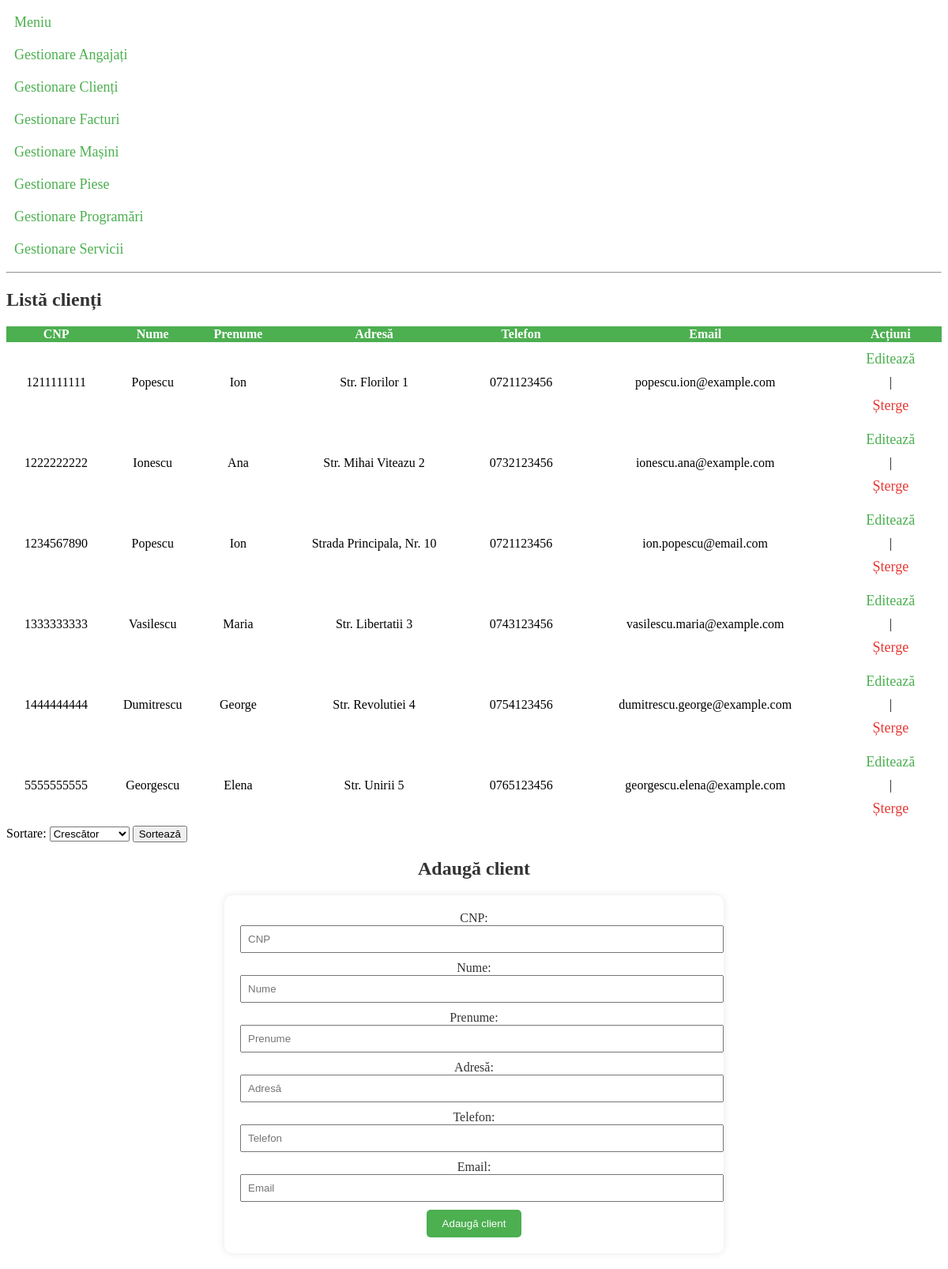
The app's page /?page=GestionareClienti with its own data.
### tables this page shows
CREATE TABLE CLIENT (
  CNP_CLIENT BIGINT NOT NULL PRIMARY KEY,
  NUME VARCHAR(50) NOT NULL,
  PRENUME VARCHAR(50) NOT NULL,
  ADRESA VARCHAR(255),
  TELEFON VARCHAR(20),
  EMAIL VARCHAR(50)
);

### GestionareClienti.php (the view, shortened to what this page needs)
<?php
$db = new mysqli("localhost", "root", "", "serviceauto");
function afiseazaClienti($db, $sortOrder = 'ASC') {
    $query = "SELECT * FROM client ORDER BY CNP_CLIENT $sortOrder";
    $rezultate = $db->query($query);
    $output = "<h2 style='color: #333;'>Listă clienți</h2>";
    if ($rezultate->num_rows > 0) {
        $output .= "<table style='width: 100%; border-collapse: collapse;'>";
        $output .= "<tr style='background-color: #4CAF50; color: white;'>";
        $output .= "<th>CNP</th>";
        $output .= "<th>Nume</th>";
        $output .= "<th>Prenume</th>";
        $output .= "<th>Adresă</th>";
        $output .= "<th>Telefon</th>";
        $output .= "<th>Email</th>";
        $output .= "<th>Acțiuni</th>";
        $output .= "</tr>";
        while ($rand = $rezultate->fetch_assoc()) {
            $output .= "<tr style='text-align: center;'>";
            $output .= "<td>{$rand["CNP_CLIENT"]}</td>";
            $output .= "<td>{$rand["NUME"]}</td>";
            $output .= "<td>{$rand["PRENUME"]}</td>";
            $output .= "<td>{$rand["ADRESA"]}</td>";
            $output .= "<td>{$rand["TELEFON"]}</td>";
            $output .= "<td>{$rand["EMAIL"]}</td>";
            $output .= "<td>";
            $output .= "<a style='color: #4CAF50; text-decoration: none;' href='GestionareClienti.php?action=edit&id={$rand["CNP_CLIENT"]}'>Editează</a>";
            $output .= " | ";
            $output .= "<a style='color: #E53935; text-decoration: none;' href='GestionareClienti.php?action=delete&id={$rand["CNP_CLIENT"]}' onclick='return confirm(\"Sunteți sigur că doriți să ștergeți acest client?\")'>Șterge</a>";
            $output .= "</td>";
            $output .= "</tr>";
        }
        $output .= "</table>";
    } else {
        $output .= "<p style='color: #E53935;'>Nu există clienți în baza de date.</p>";
    }
    return $output;
}
$sortOrder = 'ASC';
echo afiseazaClienti($db, $sortOrder);
?>
<form method='get' action='GestionareClienti.php'>
    <label for='sortOrder'>Sortare:</label>
    <select name='sortOrder'>
        <option value='ASC' <?php echo ($sortOrder == 'ASC') ? 'selected' : ''; ?>>Crescător</option>
    </select>
    <input type='submit' value='Sortează'>
</form>
<h2 style='color: #333; text-align: center;'>Adaugă client</h2>
<form action='' method='post' style='width: 50%; text-align: center; margin: 20px auto; background-color: #fff; padding: 20px; border-radius: 10px; box-shadow: 0 0 10px rgba(0, 0, 0, 0.1);'>
    <label for='cnp_client' style='color: #333;'>CNP:</label>
    <input type='number' name='cnp_client' placeholder='CNP' required style='width: 100%; padding: 8px; margin-bottom: 10px;'>
    <label for='nume' style='color: #333;'>Nume:</label>
    <input type='text' name='nume' placeholder='Nume' required style='width: 100%; padding: 8px; margin-bottom: 10px;'>
    <label for='prenume' style='color: #333;'>Prenume:</label>
    <input type='text' name='prenume' placeholder='Prenume' required style='width: 100%; padding: 8px; margin-bottom: 10px;'>
    <label for='adresa' style='color: #333;'>Adresă:</label>
    <input type='text' name='adresa' placeholder='Adresă' required style='width: 100%; padding: 8px; margin-bottom: 10px;'>
    <label for='telefon' style='color: #333;'>Telefon:</label>
    <input type='text' name='telefon' placeholder='Telefon' required style='width: 100%; padding: 8px; margin-bottom: 10px;'>
    <label for='email' style='color: #333;'>Email:</label>
    <input type='text' name='email' placeholder='Email' required style='width: 100%; padding: 8px; margin-bottom: 10px;'>
    <input type='submit' value='Adaugă client' style='background-color: #4CAF50; color: white; border: none; padding: 10px 20px; cursor: pointer; border-radius: 5px;'>
</form>

### index.php (shortened to what this page needs)
<!DOCTYPE html>
<html lang="ro">
<head>
</head>
<body>
    <a href="?page=meniu">Meniu</a>
    <a href="?page=GestionareAngajati">Gestionare Angajați</a>
    <a href="?page=GestionareClienti">Gestionare Clienți</a>
    <a href="?page=GestionareFacturi">Gestionare Facturi</a>
    <a href="?page=GestionareMasini">Gestionare Mașini</a>
    <a href="?page=GestionarePiese">Gestionare Piese</a>
    <a href="?page=GestionareProgramari">Gestionare Programări</a>
    <a href="?page=GestionareServicii">Gestionare Servicii</a>
    <hr>
    <?php
    if (!isset($_GET['page'])) {
        include "meniu.php";
    } else {
        switch ($_GET['page']) {
            case "GestionareClienti":
                include "GestionareClienti.php";
                break;
        }
    }
    ?>
</body>
</html>

### index.php (style rules this page uses)
a { text-decoration: none; color: #4CAF50; font-size: 18px; padding: 10px; display: block; }

### records on screen
client: CNP_CLIENT "1211111111", NUME "Popescu", PRENUME "Ion", ADRESA "Str. Florilor 1", TELEFON "0721123456", EMAIL "popescu.ion@example.com", value "|"
client: CNP_CLIENT "1222222222", NUME "Ionescu", PRENUME "Ana", ADRESA "Str. Mihai Viteazu 2", TELEFON "0732123456", EMAIL "ionescu.ana@example.com", value "|"
client: CNP_CLIENT "1234567890", NUME "Popescu", PRENUME "Ion", ADRESA "Strada Principala, Nr. 10", TELEFON "0721123456", EMAIL "ion.popescu@email.com", value "|"
client: CNP_CLIENT "1333333333", NUME "Vasilescu", PRENUME "Maria", ADRESA "Str. Libertatii 3", TELEFON "0743123456", EMAIL "vasilescu.maria@example.com", value "|"
client: CNP_CLIENT "1444444444", NUME "Dumitrescu", PRENUME "George", ADRESA "Str. Revolutiei 4", TELEFON "0754123456", EMAIL "dumitrescu.george@example.com", value "|"
client: CNP_CLIENT "5555555555", NUME "Georgescu", PRENUME "Elena", ADRESA "Str. Unirii 5", TELEFON "0765123456", EMAIL "georgescu.elena@example.com", value "|"
